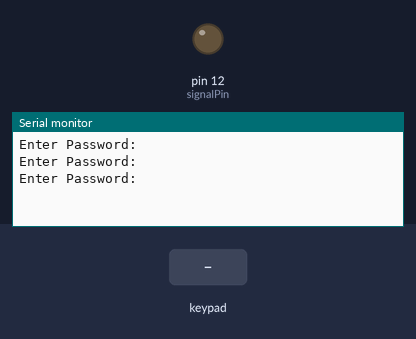
The sketch below on a simulated Arduino Uno, built with avr-gcc and run on an emulated ATmega328P. Shown: output pins drawn as LEDs (lit = HIGH), the last lines printed to the serial monitor. Inputs (shaded band) come from the test bench.

Above: at 4.8 s.
4.9 s: key '1' pressed
At 6.7 s:
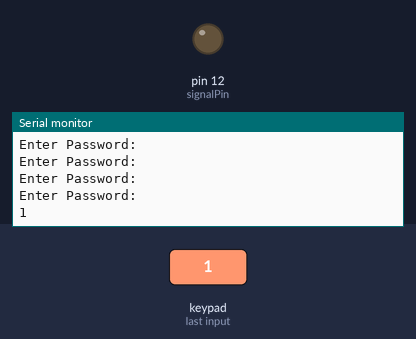
7.6 s: key 'A' pressed
At 12.5 s:
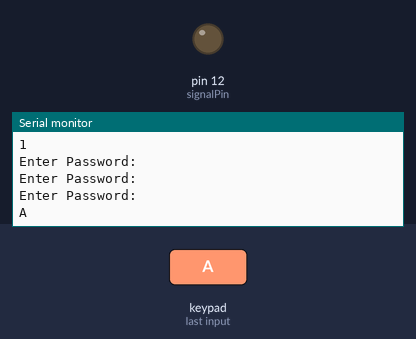
13.5 s: keypad keys 7 8 9 C pressed 1.5 s apart
At 25.5 s:
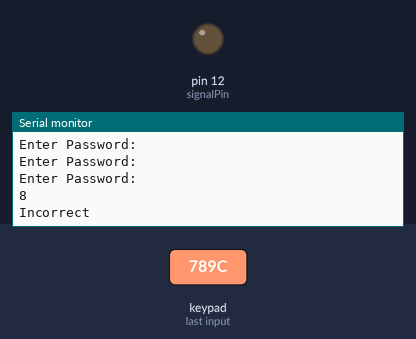
Timing chart, 0 to 27.0 s (numbered marks = the images above; inputs shaded):
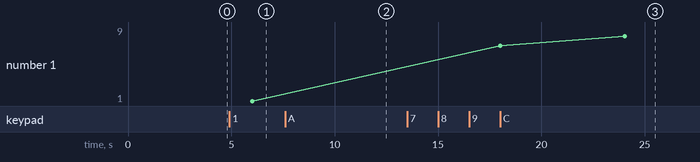

The sketch:

lock.ino
```cpp
#include <Wire.h>
#include <Keypad.h>

#define Password_Length 5

int signalPin = 12;

char Data[Password_Length];
char Master[Password_Length] = "789C";
byte data_count = 0, master_count = 0;
bool Pass_is_good;
char customKey;

const byte ROWS = 4;
const byte COLS = 4;

char hexaKeys[ROWS][COLS] = {
  {'1', '2', '3', 'A'},
  {'4', '5', '6', 'B'},
  {'7', '8', '9', 'C'},
  {'*', '0', '#', 'D'}
};

byte rowPins[ROWS] = {9, 8, 7, 6};
byte colPins[COLS] = {5, 4, 3, 2};

Keypad customKeypad = Keypad(makeKeymap(hexaKeys), rowPins, colPins, ROWS, COLS);


void setup(){
  Serial.begin(9600);
  pinMode(signalPin, OUTPUT);
}

void loop(){
  Serial.println("Enter Password:");

  customKey = customKeypad.getKey();
  if (customKey){
    Data[data_count] = customKey;
    Serial.println(Data[data_count]);
    data_count++;
    }

  if(data_count == Password_Length-1){

    if(!strcmp(Data, Master)){
      Serial.println("Correct");
      digitalWrite(signalPin, HIGH);
      delay(5000);
      digitalWrite(signalPin, LOW);

      }
    else{
      Serial.println("Incorrect");
      delay(1000);
      }

    clearData();
  }
  delay(2000);
}

void clearData(){
  while(data_count !=0){
    Data[data_count--] = 0;
  }
  return;
}
```

Measured:
- after the input at 4.9 s, the serial monitor: prints a new line after 1.1 s (image 1)
- after the input at 7.6 s, the serial monitor: prints a new line after 4.4 s (image 2)
- after the input at 13.5 s, the serial monitor: prints a new line after 4.5 s (image 3)
- plotted number 1: 1 → 9 after the input at 13.5 s
